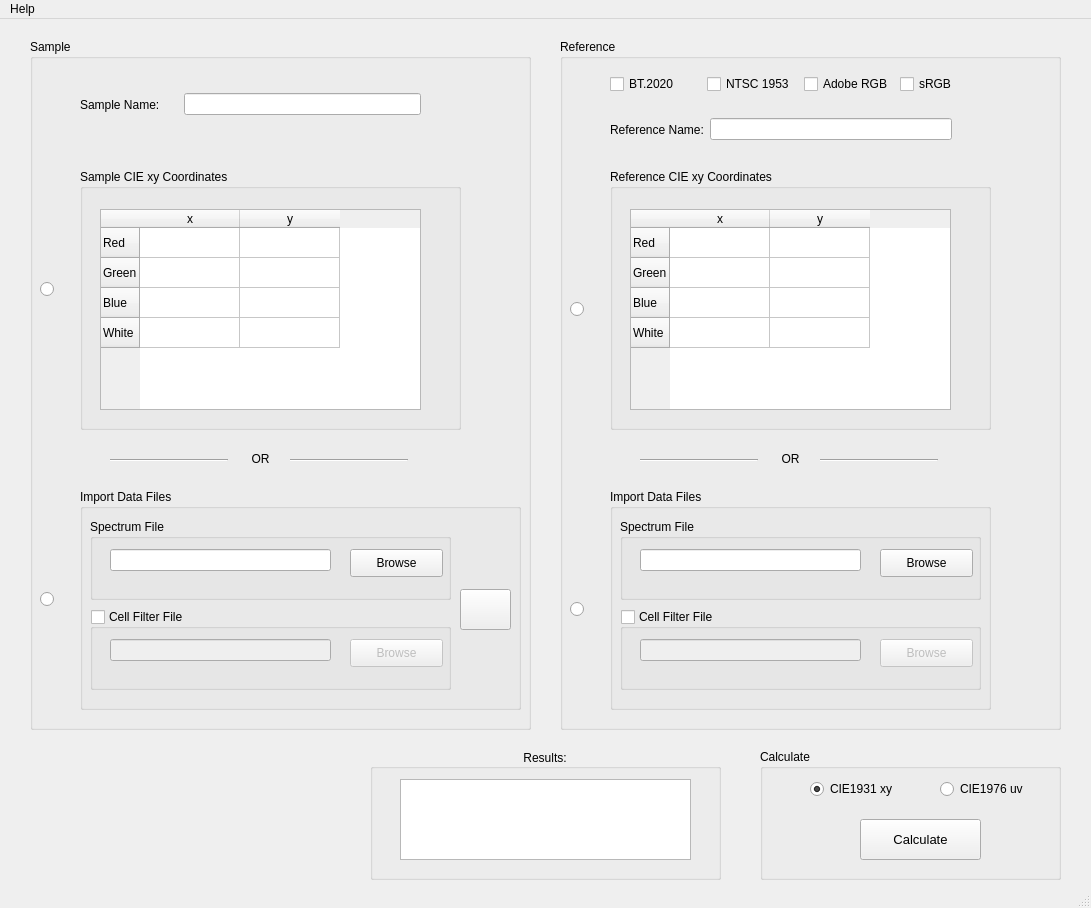
<?xml version="1.0" encoding="UTF-8"?>
<ui version="4.0">
 <class>MainWindow</class>
 <widget class="QMainWindow" name="MainWindow">
  <property name="geometry">
   <rect>
    <x>0</x>
    <y>0</y>
    <width>1091</width>
    <height>908</height>
   </rect>
  </property>
  <property name="windowTitle">
   <string>Gamut Calculator</string>
  </property>
  <property name="windowIcon">
   <iconset>
    <normaloff>icon.jpg</normaloff>icon.jpg</iconset>
  </property>
  <widget class="QWidget" name="centralwidget">
   <widget class="QGroupBox" name="groupBox_3">
    <property name="geometry">
     <rect>
      <x>30</x>
      <y>20</y>
      <width>501</width>
      <height>691</height>
     </rect>
    </property>
    <property name="title">
     <string>Sample</string>
    </property>
    <widget class="QGroupBox" name="groupBox">
     <property name="enabled">
      <bool>true</bool>
     </property>
     <property name="geometry">
      <rect>
       <x>50</x>
       <y>130</y>
       <width>381</width>
       <height>261</height>
      </rect>
     </property>
     <property name="title">
      <string>Sample CIE xy Coordinates</string>
     </property>
     <property name="checkable">
      <bool>false</bool>
     </property>
     <widget class="QTableWidget" name="tW_sample">
      <property name="enabled">
       <bool>true</bool>
      </property>
      <property name="geometry">
       <rect>
        <x>20</x>
        <y>40</y>
        <width>321</width>
        <height>201</height>
       </rect>
      </property>
      <property name="acceptDrops">
       <bool>false</bool>
      </property>
      <property name="inputMethodHints">
       <set>Qt::ImhNone</set>
      </property>
      <property name="dragEnabled">
       <bool>false</bool>
      </property>
      <row>
       <property name="text">
        <string>Red</string>
       </property>
      </row>
      <row>
       <property name="text">
        <string>Green</string>
       </property>
      </row>
      <row>
       <property name="text">
        <string>Blue</string>
       </property>
      </row>
      <row>
       <property name="text">
        <string>White</string>
       </property>
      </row>
      <column>
       <property name="text">
        <string>x</string>
       </property>
      </column>
      <column>
       <property name="text">
        <string>y</string>
       </property>
      </column>
      <item row="0" column="0">
       <property name="text">
        <string/>
       </property>
      </item>
      <item row="0" column="1">
       <property name="text">
        <string/>
       </property>
      </item>
      <item row="1" column="0">
       <property name="text">
        <string/>
       </property>
      </item>
      <item row="1" column="1">
       <property name="text">
        <string/>
       </property>
      </item>
      <item row="2" column="0">
       <property name="text">
        <string/>
       </property>
      </item>
      <item row="2" column="1">
       <property name="text">
        <string/>
       </property>
      </item>
      <item row="3" column="0">
       <property name="text">
        <string/>
       </property>
      </item>
      <item row="3" column="1">
       <property name="text">
        <string/>
       </property>
      </item>
     </widget>
    </widget>
    <widget class="QWidget" name="horizontalLayoutWidget">
     <property name="geometry">
      <rect>
       <x>50</x>
       <y>30</y>
       <width>381</width>
       <height>71</height>
      </rect>
     </property>
     <layout class="QHBoxLayout" name="horizontalLayout">
      <property name="spacing">
       <number>24</number>
      </property>
      <property name="rightMargin">
       <number>40</number>
      </property>
      <item>
       <widget class="QLabel" name="label_sample_name">
        <property name="font">
         <font>
          <pointsize>9</pointsize>
         </font>
        </property>
        <property name="text">
         <string>Sample Name:</string>
        </property>
       </widget>
      </item>
      <item>
       <widget class="QLineEdit" name="le_sample_name">
        <property name="font">
         <font>
          <pointsize>9</pointsize>
         </font>
        </property>
       </widget>
      </item>
     </layout>
    </widget>
    <widget class="QRadioButton" name="rB_table_s">
     <property name="geometry">
      <rect>
       <x>10</x>
       <y>240</y>
       <width>21</width>
       <height>20</height>
      </rect>
     </property>
     <property name="text">
      <string/>
     </property>
    </widget>
    <widget class="QRadioButton" name="rB_file_s">
     <property name="geometry">
      <rect>
       <x>10</x>
       <y>550</y>
       <width>21</width>
       <height>20</height>
      </rect>
     </property>
     <property name="text">
      <string/>
     </property>
    </widget>
    <widget class="QGroupBox" name="groupBox_import_sample">
     <property name="geometry">
      <rect>
       <x>50</x>
       <y>450</y>
       <width>441</width>
       <height>221</height>
      </rect>
     </property>
     <property name="title">
      <string>Import Data Files</string>
     </property>
     <widget class="QGroupBox" name="groupBox_7">
      <property name="geometry">
       <rect>
        <x>10</x>
        <y>30</y>
        <width>361</width>
        <height>81</height>
       </rect>
      </property>
      <property name="title">
       <string>Spectrum File</string>
      </property>
      <widget class="QPushButton" name="pb_browse_sample">
       <property name="geometry">
        <rect>
         <x>260</x>
         <y>30</y>
         <width>93</width>
         <height>28</height>
        </rect>
       </property>
       <property name="text">
        <string>Browse</string>
       </property>
      </widget>
      <widget class="QLineEdit" name="le_browse_sample">
       <property name="geometry">
        <rect>
         <x>20</x>
         <y>30</y>
         <width>221</width>
         <height>22</height>
        </rect>
       </property>
      </widget>
     </widget>
     <widget class="QGroupBox" name="groupBox_sample_filter">
      <property name="geometry">
       <rect>
        <x>10</x>
        <y>120</y>
        <width>361</width>
        <height>81</height>
       </rect>
      </property>
      <property name="title">
       <string>Cell Filter File</string>
      </property>
      <property name="checkable">
       <bool>true</bool>
      </property>
      <property name="checked">
       <bool>false</bool>
      </property>
      <widget class="QPushButton" name="pb_browse_sample_filter">
       <property name="geometry">
        <rect>
         <x>260</x>
         <y>30</y>
         <width>93</width>
         <height>28</height>
        </rect>
       </property>
       <property name="text">
        <string>Browse</string>
       </property>
      </widget>
      <widget class="QLineEdit" name="le_browse_sample_filter">
       <property name="geometry">
        <rect>
         <x>20</x>
         <y>30</y>
         <width>221</width>
         <height>22</height>
        </rect>
       </property>
      </widget>
     </widget>
     <widget class="QPushButton" name="pB_spectrum">
      <property name="enabled">
       <bool>true</bool>
      </property>
      <property name="geometry">
       <rect>
        <x>380</x>
        <y>100</y>
        <width>51</width>
        <height>41</height>
       </rect>
      </property>
      <property name="text">
       <string/>
      </property>
      <property name="icon">
       <iconset>
        <normaloff>spectrum_icon_2.png</normaloff>spectrum_icon_2.png</iconset>
      </property>
      <property name="iconSize">
       <size>
        <width>30</width>
        <height>30</height>
       </size>
      </property>
      <property name="checkable">
       <bool>true</bool>
      </property>
      <property name="checked">
       <bool>false</bool>
      </property>
     </widget>
    </widget>
    <widget class="QLabel" name="label">
     <property name="geometry">
      <rect>
       <x>0</x>
       <y>410</y>
       <width>461</width>
       <height>20</height>
      </rect>
     </property>
     <property name="text">
      <string>OR</string>
     </property>
     <property name="alignment">
      <set>Qt::AlignCenter</set>
     </property>
    </widget>
    <widget class="Line" name="line">
     <property name="geometry">
      <rect>
       <x>80</x>
       <y>420</y>
       <width>118</width>
       <height>3</height>
      </rect>
     </property>
     <property name="orientation">
      <enum>Qt::Horizontal</enum>
     </property>
    </widget>
    <widget class="Line" name="line_2">
     <property name="geometry">
      <rect>
       <x>260</x>
       <y>420</y>
       <width>118</width>
       <height>3</height>
      </rect>
     </property>
     <property name="orientation">
      <enum>Qt::Horizontal</enum>
     </property>
    </widget>
   </widget>
   <widget class="QGroupBox" name="groupBox_4">
    <property name="geometry">
     <rect>
      <x>560</x>
      <y>20</y>
      <width>501</width>
      <height>691</height>
     </rect>
    </property>
    <property name="title">
     <string>Reference</string>
    </property>
    <widget class="QGroupBox" name="groupBox_2">
     <property name="geometry">
      <rect>
       <x>50</x>
       <y>130</y>
       <width>381</width>
       <height>261</height>
      </rect>
     </property>
     <property name="title">
      <string>Reference CIE xy Coordinates</string>
     </property>
     <widget class="QTableWidget" name="tW_reference">
      <property name="geometry">
       <rect>
        <x>20</x>
        <y>40</y>
        <width>321</width>
        <height>201</height>
       </rect>
      </property>
      <property name="acceptDrops">
       <bool>false</bool>
      </property>
      <property name="inputMethodHints">
       <set>Qt::ImhNone</set>
      </property>
      <property name="dragEnabled">
       <bool>false</bool>
      </property>
      <row>
       <property name="text">
        <string>Red</string>
       </property>
      </row>
      <row>
       <property name="text">
        <string>Green</string>
       </property>
      </row>
      <row>
       <property name="text">
        <string>Blue</string>
       </property>
      </row>
      <row>
       <property name="text">
        <string>White</string>
       </property>
      </row>
      <column>
       <property name="text">
        <string>x</string>
       </property>
      </column>
      <column>
       <property name="text">
        <string>y</string>
       </property>
      </column>
      <item row="0" column="0">
       <property name="text">
        <string/>
       </property>
      </item>
      <item row="0" column="1">
       <property name="text">
        <string/>
       </property>
      </item>
      <item row="1" column="0">
       <property name="text">
        <string/>
       </property>
      </item>
      <item row="1" column="1">
       <property name="text">
        <string/>
       </property>
      </item>
      <item row="2" column="0">
       <property name="text">
        <string/>
       </property>
      </item>
      <item row="2" column="1">
       <property name="text">
        <string/>
       </property>
      </item>
      <item row="3" column="0">
       <property name="text">
        <string/>
       </property>
      </item>
      <item row="3" column="1">
       <property name="text">
        <string/>
       </property>
      </item>
     </widget>
    </widget>
    <widget class="QRadioButton" name="rB_table_r">
     <property name="geometry">
      <rect>
       <x>10</x>
       <y>260</y>
       <width>21</width>
       <height>20</height>
      </rect>
     </property>
     <property name="text">
      <string/>
     </property>
    </widget>
    <widget class="QRadioButton" name="rB_file_r">
     <property name="geometry">
      <rect>
       <x>10</x>
       <y>560</y>
       <width>21</width>
       <height>20</height>
      </rect>
     </property>
     <property name="text">
      <string/>
     </property>
    </widget>
    <widget class="Line" name="line_4">
     <property name="geometry">
      <rect>
       <x>80</x>
       <y>420</y>
       <width>118</width>
       <height>3</height>
      </rect>
     </property>
     <property name="orientation">
      <enum>Qt::Horizontal</enum>
     </property>
    </widget>
    <widget class="QLabel" name="label_2">
     <property name="geometry">
      <rect>
       <x>0</x>
       <y>410</y>
       <width>461</width>
       <height>20</height>
      </rect>
     </property>
     <property name="text">
      <string>OR</string>
     </property>
     <property name="alignment">
      <set>Qt::AlignCenter</set>
     </property>
    </widget>
    <widget class="Line" name="line_3">
     <property name="geometry">
      <rect>
       <x>260</x>
       <y>420</y>
       <width>118</width>
       <height>3</height>
      </rect>
     </property>
     <property name="orientation">
      <enum>Qt::Horizontal</enum>
     </property>
    </widget>
    <widget class="QGroupBox" name="groupBox_import_reference">
     <property name="geometry">
      <rect>
       <x>50</x>
       <y>450</y>
       <width>381</width>
       <height>221</height>
      </rect>
     </property>
     <property name="title">
      <string>Import Data Files</string>
     </property>
     <widget class="QGroupBox" name="groupBox_10">
      <property name="geometry">
       <rect>
        <x>10</x>
        <y>30</y>
        <width>361</width>
        <height>81</height>
       </rect>
      </property>
      <property name="title">
       <string>Spectrum File</string>
      </property>
      <widget class="QPushButton" name="pb_browse_reference">
       <property name="geometry">
        <rect>
         <x>260</x>
         <y>30</y>
         <width>93</width>
         <height>28</height>
        </rect>
       </property>
       <property name="text">
        <string>Browse</string>
       </property>
      </widget>
      <widget class="QLineEdit" name="le_browse_reference">
       <property name="geometry">
        <rect>
         <x>20</x>
         <y>30</y>
         <width>221</width>
         <height>22</height>
        </rect>
       </property>
      </widget>
     </widget>
     <widget class="QGroupBox" name="groupBox_reference_filter">
      <property name="geometry">
       <rect>
        <x>10</x>
        <y>120</y>
        <width>361</width>
        <height>81</height>
       </rect>
      </property>
      <property name="title">
       <string>Cell Filter File</string>
      </property>
      <property name="checkable">
       <bool>true</bool>
      </property>
      <property name="checked">
       <bool>false</bool>
      </property>
      <widget class="QPushButton" name="pb_browse_reference_filter">
       <property name="geometry">
        <rect>
         <x>260</x>
         <y>30</y>
         <width>93</width>
         <height>28</height>
        </rect>
       </property>
       <property name="text">
        <string>Browse</string>
       </property>
      </widget>
      <widget class="QLineEdit" name="le_browse_reference_filter">
       <property name="geometry">
        <rect>
         <x>20</x>
         <y>30</y>
         <width>221</width>
         <height>22</height>
        </rect>
       </property>
      </widget>
     </widget>
    </widget>
    <widget class="QWidget" name="horizontalLayoutWidget_3">
     <property name="geometry">
      <rect>
       <x>50</x>
       <y>30</y>
       <width>381</width>
       <height>31</height>
      </rect>
     </property>
     <layout class="QHBoxLayout" name="horizontalLayout_3">
      <item>
       <widget class="QCheckBox" name="cb_bt2020">
        <property name="text">
         <string>BT.2020</string>
        </property>
       </widget>
      </item>
      <item>
       <widget class="QCheckBox" name="cb_ntcs1953">
        <property name="text">
         <string>NTSC 1953</string>
        </property>
       </widget>
      </item>
      <item>
       <widget class="QCheckBox" name="cb_adobe">
        <property name="text">
         <string>Adobe RGB</string>
        </property>
       </widget>
      </item>
      <item>
       <widget class="QCheckBox" name="cb_srgb">
        <property name="text">
         <string>sRGB</string>
        </property>
       </widget>
      </item>
     </layout>
    </widget>
    <widget class="QWidget" name="horizontalLayoutWidget_4">
     <property name="geometry">
      <rect>
       <x>50</x>
       <y>60</y>
       <width>381</width>
       <height>61</height>
      </rect>
     </property>
     <layout class="QHBoxLayout" name="horizontalLayout_4">
      <property name="rightMargin">
       <number>39</number>
      </property>
      <item>
       <widget class="QLabel" name="label_reference_name">
        <property name="font">
         <font>
          <pointsize>9</pointsize>
         </font>
        </property>
        <property name="text">
         <string>Reference Name:</string>
        </property>
       </widget>
      </item>
      <item>
       <widget class="QLineEdit" name="le_reference_name">
        <property name="font">
         <font>
          <pointsize>9</pointsize>
         </font>
        </property>
       </widget>
      </item>
     </layout>
    </widget>
   </widget>
   <widget class="QGroupBox" name="groupBox_12">
    <property name="geometry">
     <rect>
      <x>370</x>
      <y>730</y>
      <width>351</width>
      <height>131</height>
     </rect>
    </property>
    <property name="font">
     <font>
      <pointsize>9</pointsize>
     </font>
    </property>
    <property name="title">
     <string>Results:</string>
    </property>
    <property name="alignment">
     <set>Qt::AlignCenter</set>
    </property>
    <widget class="QTextBrowser" name="textBrowser">
     <property name="geometry">
      <rect>
       <x>30</x>
       <y>30</y>
       <width>291</width>
       <height>81</height>
      </rect>
     </property>
     <property name="font">
      <font>
       <pointsize>9</pointsize>
      </font>
     </property>
    </widget>
   </widget>
   <widget class="QGroupBox" name="groupBox_6">
    <property name="geometry">
     <rect>
      <x>760</x>
      <y>730</y>
      <width>301</width>
      <height>131</height>
     </rect>
    </property>
    <property name="title">
     <string>Calculate</string>
    </property>
    <widget class="QRadioButton" name="rb_1976">
     <property name="geometry">
      <rect>
       <x>180</x>
       <y>30</y>
       <width>95</width>
       <height>20</height>
      </rect>
     </property>
     <property name="text">
      <string>CIE1976 uv</string>
     </property>
    </widget>
    <widget class="QRadioButton" name="rb_1931">
     <property name="geometry">
      <rect>
       <x>50</x>
       <y>30</y>
       <width>95</width>
       <height>20</height>
      </rect>
     </property>
     <property name="text">
      <string>CIE1931 xy</string>
     </property>
     <property name="checked">
      <bool>true</bool>
     </property>
    </widget>
    <widget class="QPushButton" name="pB_calculate">
     <property name="geometry">
      <rect>
       <x>100</x>
       <y>70</y>
       <width>121</width>
       <height>41</height>
      </rect>
     </property>
     <property name="font">
      <font>
       <pointsize>10</pointsize>
      </font>
     </property>
     <property name="text">
      <string>Calculate</string>
     </property>
    </widget>
   </widget>
  </widget>
  <widget class="QMenuBar" name="menubar">
   <property name="geometry">
    <rect>
     <x>0</x>
     <y>0</y>
     <width>1091</width>
     <height>26</height>
    </rect>
   </property>
   <widget class="QMenu" name="menuHelp">
    <property name="title">
     <string>Help</string>
    </property>
    <addaction name="actionAbout"/>
   </widget>
   <addaction name="menuHelp"/>
  </widget>
  <widget class="QStatusBar" name="statusbar"/>
  <action name="actionAbout">
   <property name="text">
    <string>About</string>
   </property>
  </action>
 </widget>
 <resources/>
 <connections/>
</ui>
